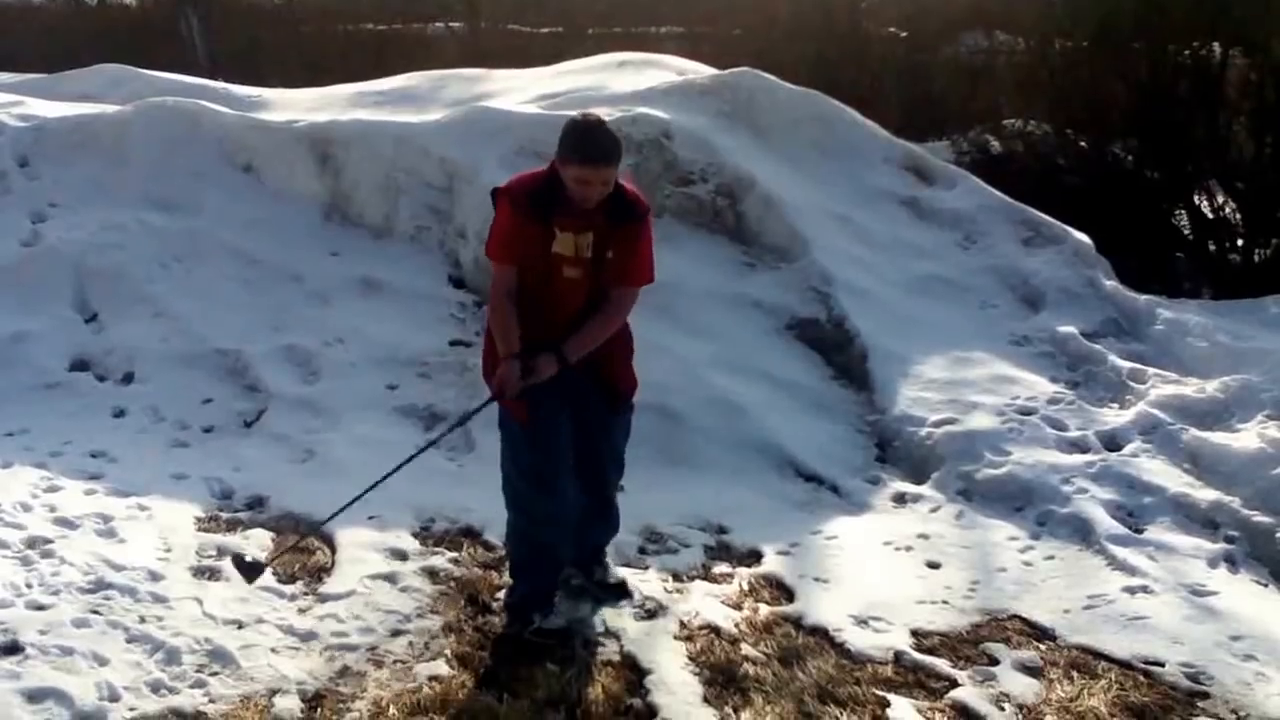
#> input picture frame 6 of yolov5/data/videos/Funny2SecondVideo.mp4, 1280 x 720 px, given in place of chicken_bluePLATE2.mp4, which was not available
$ python img_cut.py
#> lines starting #> are read from the running program, lines starting #| are printed output that depends on the picture; pictures that were not available may be replaced by others from this repository, and a replacement may not be noted
import cv2
from sympy import true

video_path = "data/videos/chicken_bluePLATE2.mp4"
vidcap = cv2.VideoCapture(video_path)

count = 540
success = true

# tmp폴더 yolov5안에 생성하고 코드 실행하자
while success:
  success,image = vidcap.read()
#> image is the input picture: shape (720, 1280, 3); mean B, G, R 117, 109.3, 105.5
  if success:
    image90 = cv2.rotate(image, cv2.ROTATE_90_CLOCKWISE)
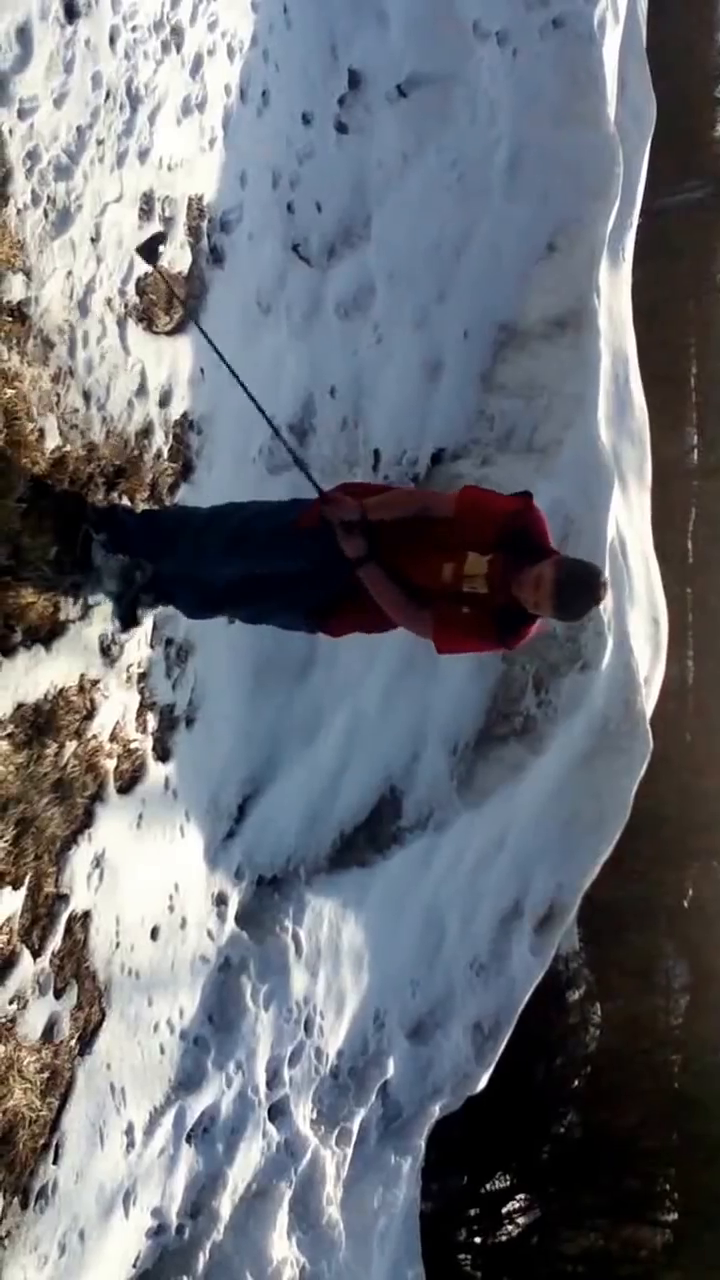
#> image90: shape (1280, 720, 3); mean B, G, R 117, 109.3, 105.5
    image270 = cv2.rotate(image, cv2.ROTATE_90_COUNTERCLOCKWISE)
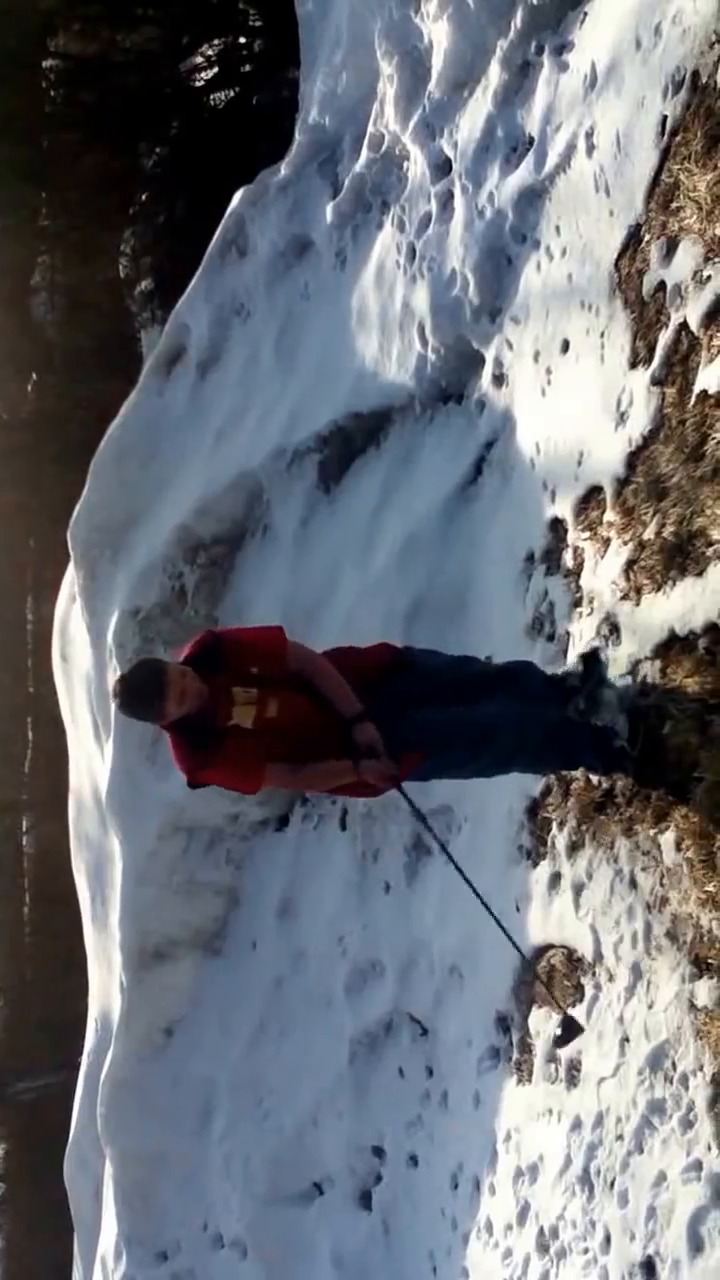
#> image270: shape (1280, 720, 3); mean B, G, R 117, 109.3, 105.5
    cv2.imwrite("tmp/chicken_bluePLATE_%d.jpg" % count, image)
    cv2.imwrite("tmp/chicken_bluePLATE_Right%d.jpg" % count, image90)
    cv2.imwrite("tmp/chicken_bluePLATE_Left%d.jpg" % count, image270)
    print("%dth image store" % count)

  if cv2.waitKey(10) == 27:
#> (key Esc is pressed here)
      break
  count += 1

$ run again, starting later in the video
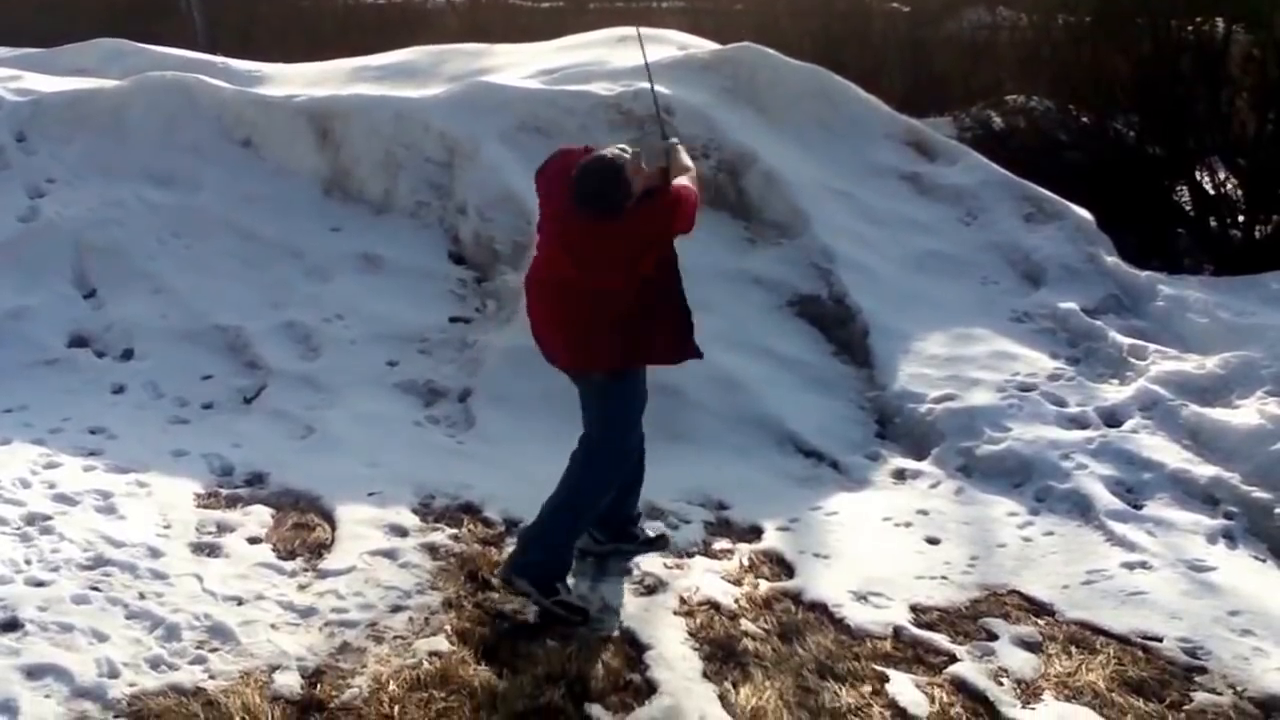
#> input picture frame 28 of yolov5/data/videos/Funny2SecondVideo.mp4, 1280 x 720 px, given in place of chicken_bluePLATE2.mp4, which was not available
#> image is the input picture: shape (720, 1280, 3); mean B, G, R 123.2, 114.6, 112.6
#> `image90 = cv2.rotate(image, cv2.ROTATE_90_CLOCKWISE)`:
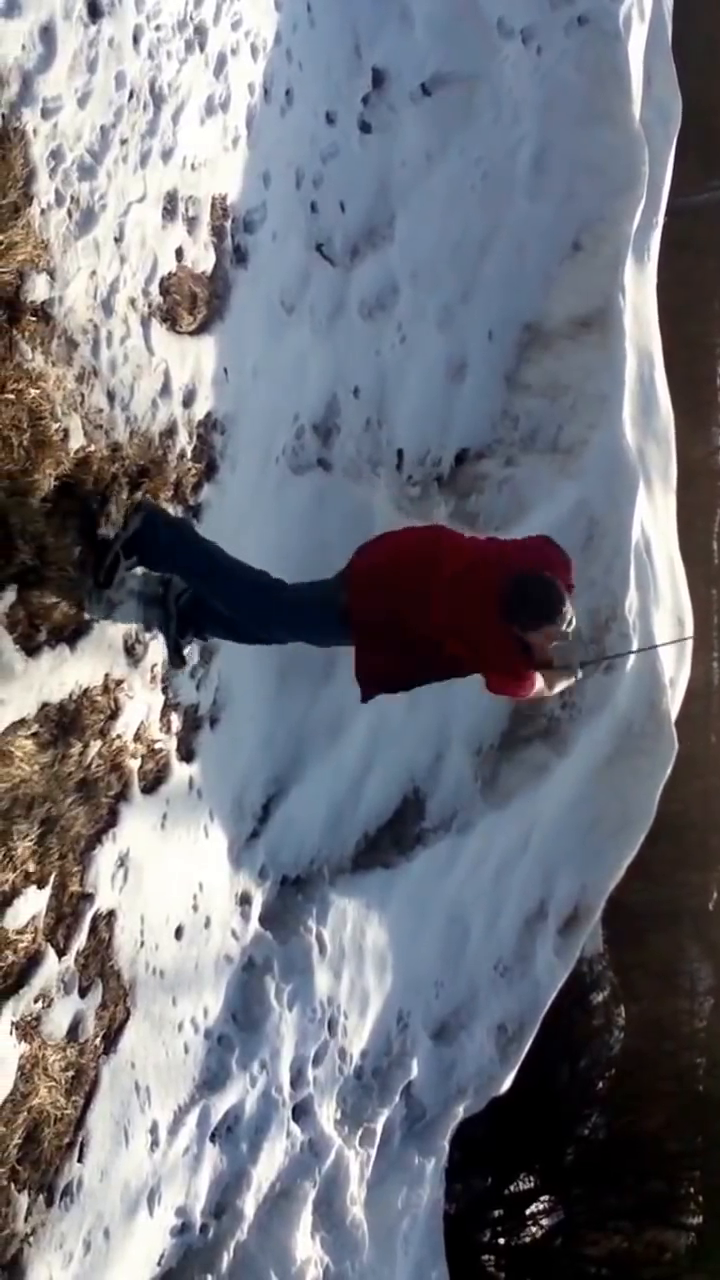
#> image90: shape (1280, 720, 3); mean B, G, R 123.2, 114.6, 112.6
#> `image270 = cv2.rotate(image, cv2.ROTATE_90_COUNTERCLOCKWISE)`:
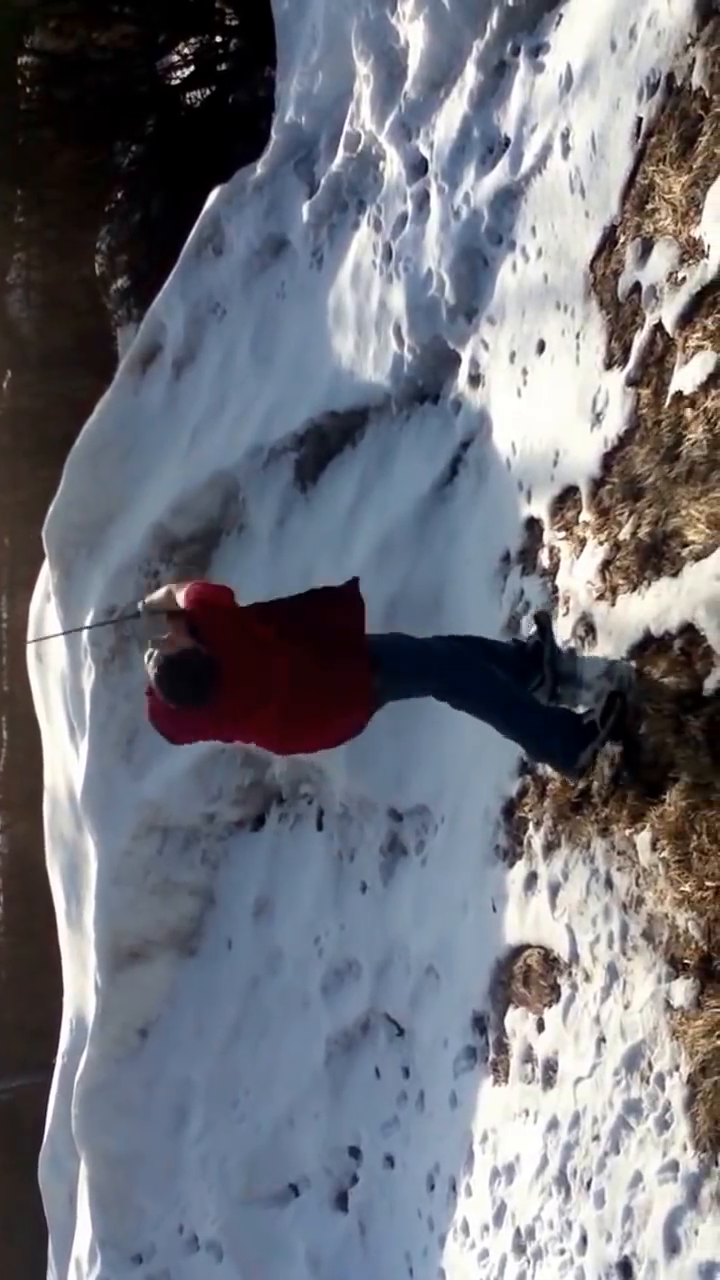
#> image270: shape (1280, 720, 3); mean B, G, R 123.2, 114.6, 112.6

$ run again, starting later in the video
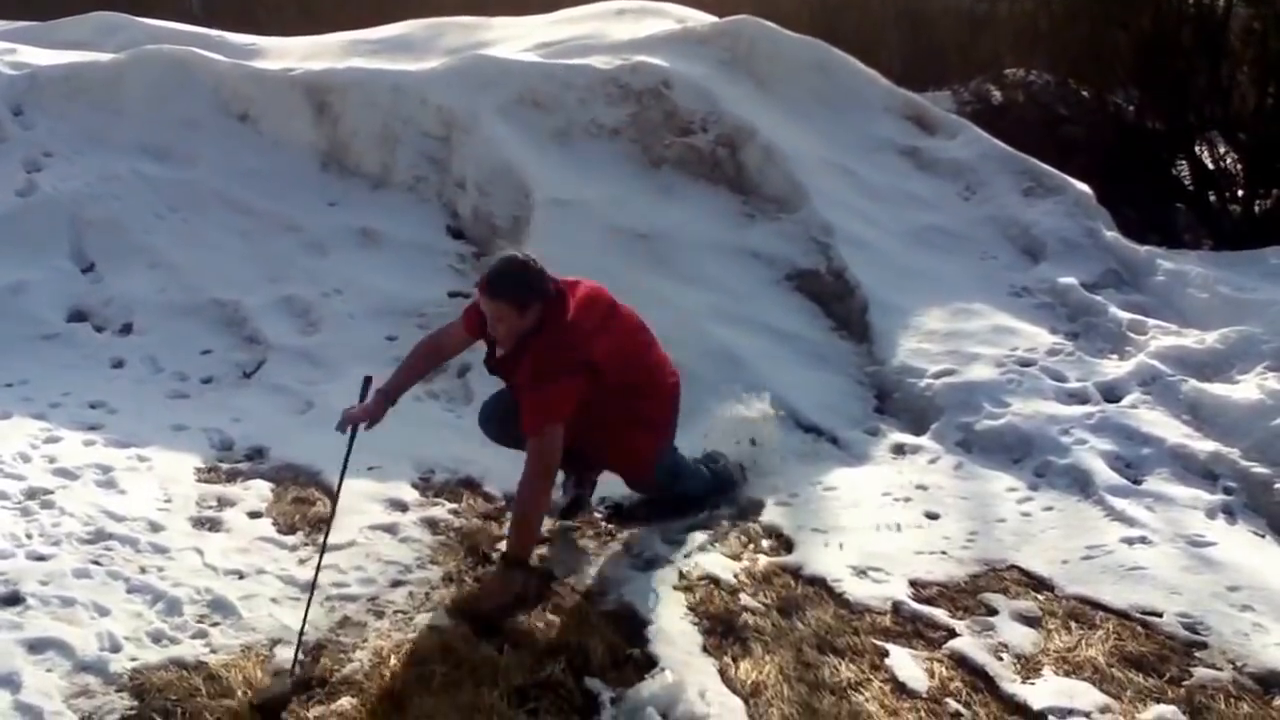
#> input picture frame 51 of yolov5/data/videos/Funny2SecondVideo.mp4, 1280 x 720 px, given in place of chicken_bluePLATE2.mp4, which was not available
#> image is the input picture: shape (720, 1280, 3); mean B, G, R 123.1, 116.4, 117.3
#> `image90 = cv2.rotate(image, cv2.ROTATE_90_CLOCKWISE)`:
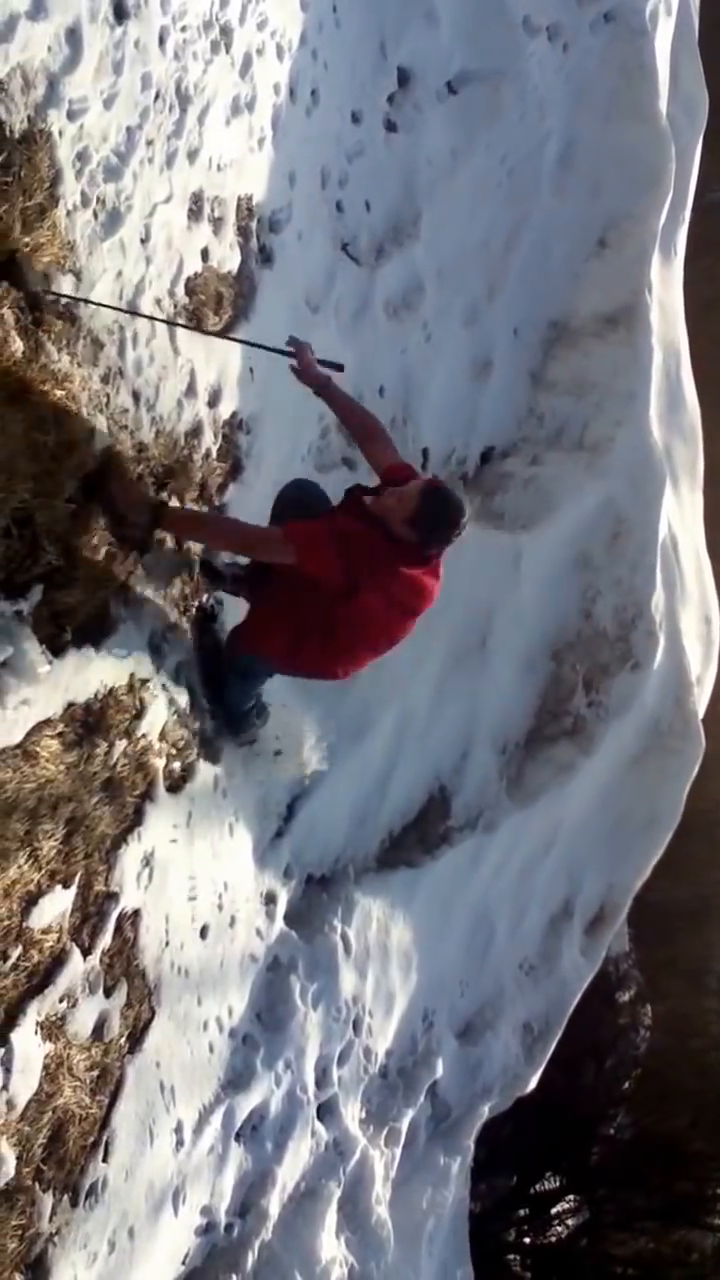
#> image90: shape (1280, 720, 3); mean B, G, R 123.1, 116.4, 117.3
#> `image270 = cv2.rotate(image, cv2.ROTATE_90_COUNTERCLOCKWISE)`:
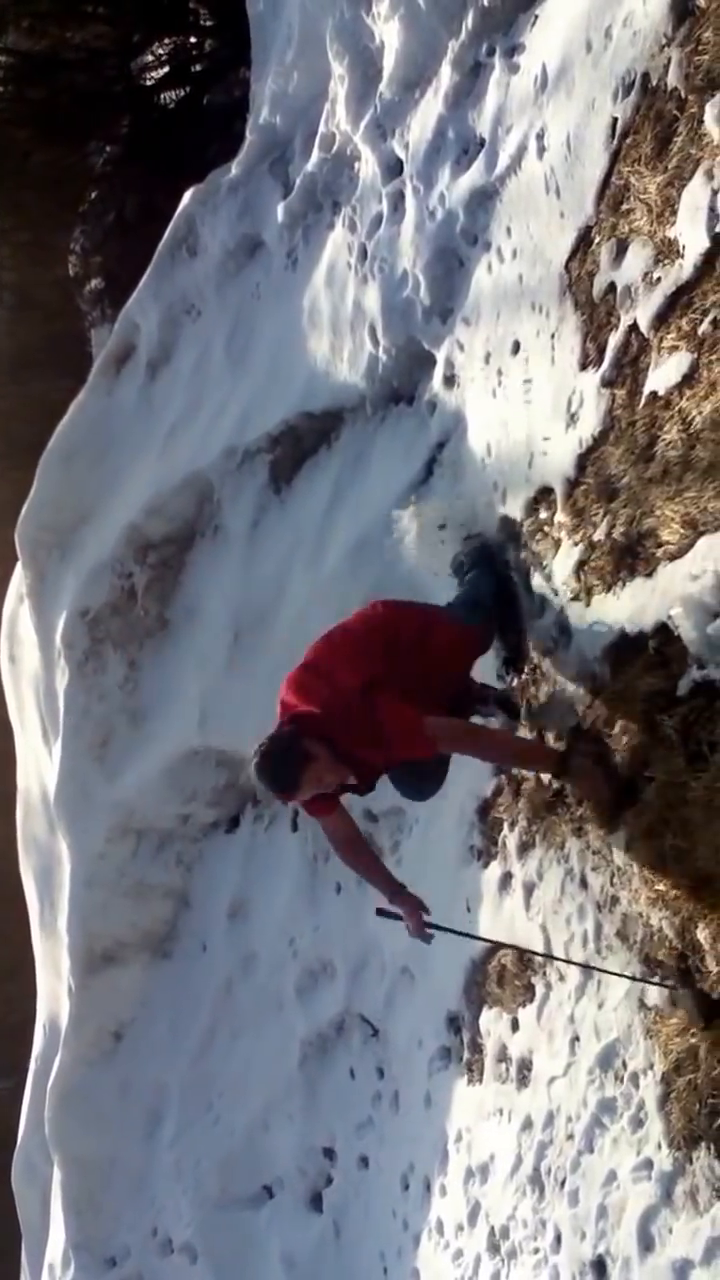
#> image270: shape (1280, 720, 3); mean B, G, R 123.1, 116.4, 117.3
